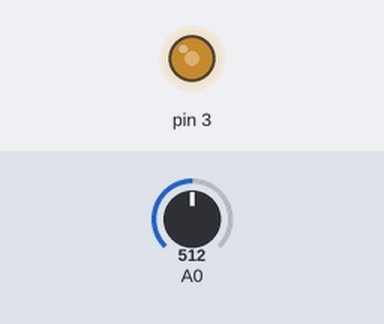
A sketch run on a simulated Arduino Uno, built with avr-gcc and run on an emulated ATmega328P. On the bench: output pins drawn as LEDs (lit = HIGH). The test bench sets the inputs (shaded band); at power-on: A0 = 512.

Above: at 1.2 s.
1.3 s: A0 set to 716
At 1.6 s:
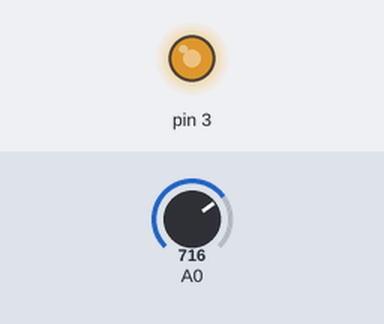
2.8 s: A0 set to 900
At 4.0 s:
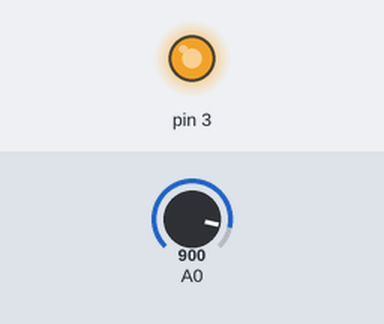
4.3 s: A0 set to 122
At 5.1 s:
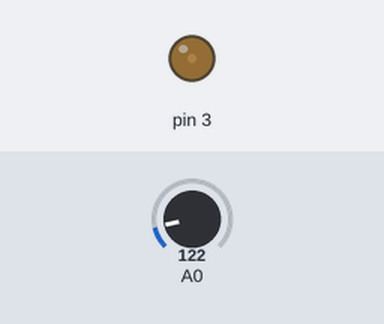
5.8 s: A0 set to 0
At 6.2 s:
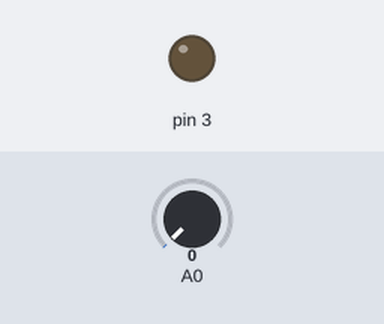
7.3 s: A0 set to 511
At 8.6 s:
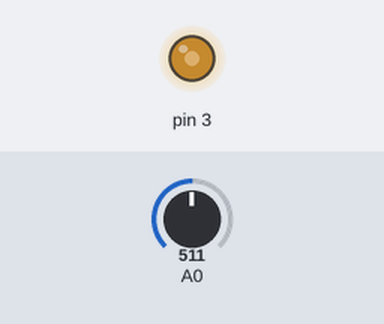
Timing chart, 0 to 9.8 s (numbered marks = the images above; inputs shaded):
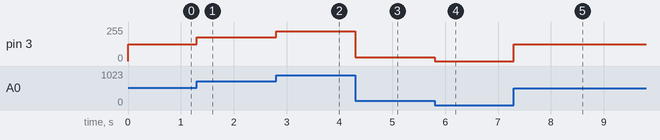

Measured:
- after the input at 1.3 s, pin 3: 127/255 → 178/255 at once
- after the input at 2.8 s, pin 3: 178/255 → 224/255 at once
- after the input at 4.3 s, pin 3: 224/255 → 30/255 at once
- after the input at 5.8 s, pin 3: 30/255 → 0/255 at once
- after the input at 7.3 s, pin 3: 0/255 → 127/255 at once

The sketch:

Grupo_Stark_Exp_Servo__Potenciometro.ino
```cpp
int brilhoLed = 0;

void setup () {
pinMode(3, OUTPUT);
pinMode(A0, INPUT);
}

void loop () {
  brilhoLed = map(analogRead(A0), 0 , 1023 , 0 , 255);

  analogWrite(3, brilhoLed);

  }
```
